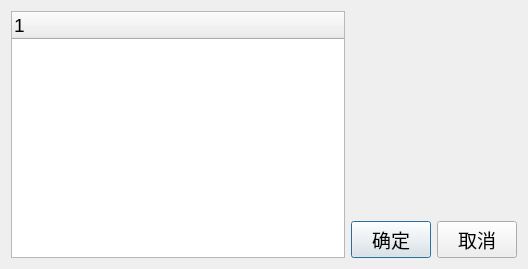
<?xml version="1.0" encoding="UTF-8"?>
<ui version="4.0">
 <class>QSttReportHeadSetDlg</class>
 <widget class="QDialog" name="QSttReportHeadSetDlg">
  <property name="geometry">
   <rect>
    <x>0</x>
    <y>0</y>
    <width>528</width>
    <height>269</height>
   </rect>
  </property>
  <property name="windowTitle">
   <string>Dialog</string>
  </property>
  <layout class="QHBoxLayout" name="horizontalLayout">
   <item>
    <widget class="QTreeWidget" name="treeWidget">
     <property name="font">
      <font>
       <pointsize>14</pointsize>
      </font>
     </property>
     <property name="headerHidden">
      <bool>false</bool>
     </property>
     <column>
      <property name="text">
       <string notr="true">1</string>
      </property>
     </column>
    </widget>
   </item>
   <item>
    <layout class="QVBoxLayout" name="verticalLayout">
     <item>
      <layout class="QGridLayout" name="m_pVBox"/>
     </item>
     <item>
      <spacer name="verticalSpacer">
       <property name="orientation">
        <enum>Qt::Vertical</enum>
       </property>
       <property name="sizeHint" stdset="0">
        <size>
         <width>20</width>
         <height>40</height>
        </size>
       </property>
      </spacer>
     </item>
     <item>
      <layout class="QHBoxLayout" name="horizontalLayout_2">
       <item>
        <widget class="QPushButton" name="pushButton_2">
         <property name="font">
          <font>
           <pointsize>14</pointsize>
          </font>
         </property>
         <property name="text">
          <string>确定</string>
         </property>
        </widget>
       </item>
       <item>
        <widget class="QPushButton" name="pushButton">
         <property name="font">
          <font>
           <pointsize>14</pointsize>
          </font>
         </property>
         <property name="text">
          <string>取消</string>
         </property>
        </widget>
       </item>
      </layout>
     </item>
    </layout>
   </item>
  </layout>
 </widget>
 <resources/>
 <connections/>
</ui>
